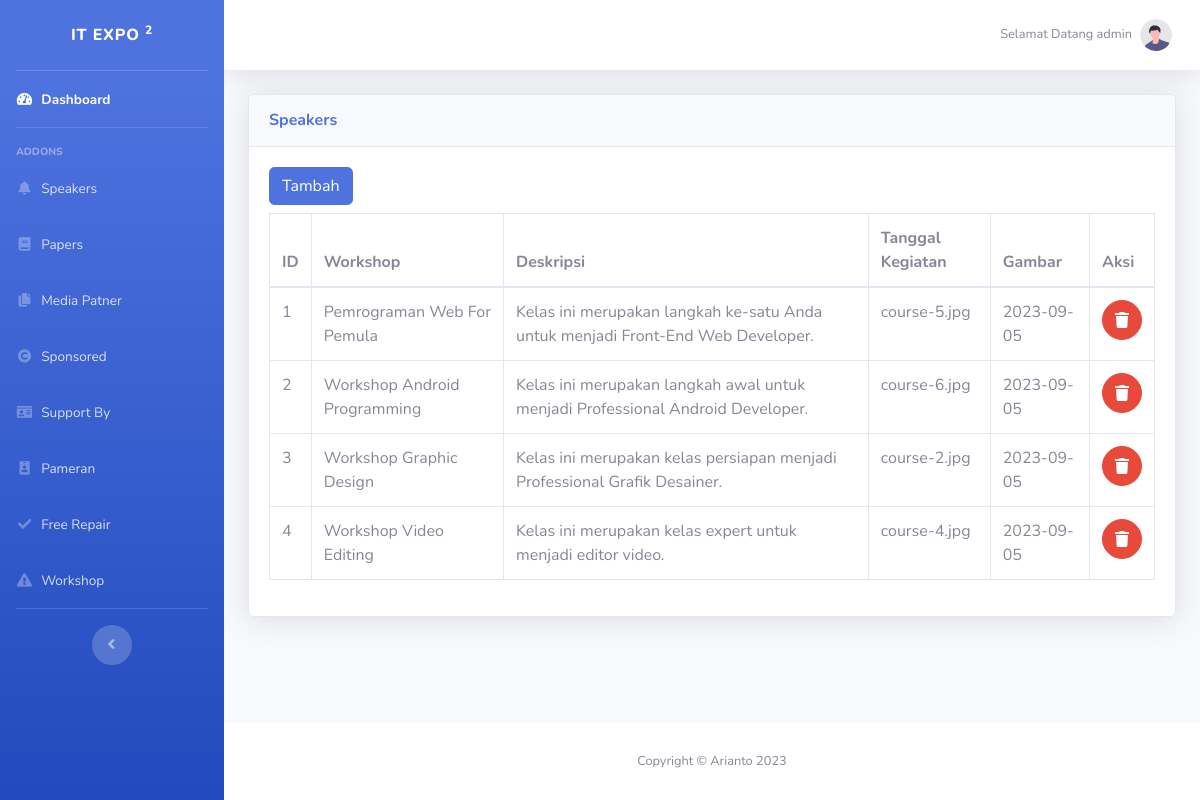
The app's page /admin/workshop.php (signed in) with its own data.
### tables this page shows
CREATE TABLE `workshop` (
  `id` int(11) NOT NULL,
  `nama` varchar(100) NOT NULL,
  `deskripsi` text NOT NULL,
  `gambar` varchar(255) NOT NULL,
  `tanggal` date NOT NULL
);

### admin/workshop.php (the view, shortened to what this page needs)
<?php
include '../koneksi.php';
include './header.php';
$result = mysqli_query($conn, "SELECT * FROM workshop");
?>
<div class="container-fluid">
    <div class="card shadow mb-4">
        <div class="card-header py-3">
            <h6 class="m-0 font-weight-bold text-primary">Speakers</h6>
        </div>
        <div class="card-body">
            <a href="tambah-speaker.php" class="btn btn-primary mb-2">Tambah</a>
            <div class="table-responsive">
                <table class="table table-bordered" id="dataTable" width="100%" cellspacing="0">
                    <thead>
                        <tr>
                            <th>ID</th>
                            <th>Workshop</th>
                            <th>Deskripsi</th>
                            <th>Tanggal Kegiatan</th>
                            <th>Gambar</th>
                            <th>Aksi</th>
                        </tr>
                    </thead>
                    <tbody>
                        <?php $i = 1; ?>
                        <?php while ($w = mysqli_fetch_row($result)) : ?>
                            <tr>
                                <td><?= $i; ?></td>
                                <td><?= $w[1]; ?></td>
                                <td><?= $w[2]; ?></td>
                                <td><?= $w[3]; ?></td>
                                <td><?= $w[4]; ?></td>
                                <td>
                                    <a onclick="return confirm('Yakin dihapus')" href="hapus-speaker.php?id=<?= $s['id']; ?>" class="btn btn-danger btn-circle">
                                        <i class="fas fa-trash"></i>
                                    </a>
                                </td>
                            </tr>
                            <?php $i++; ?>
                        <?php endwhile; ?>
                    </tbody>
                </table>
            </div>
        </div>
    </div>
</div>
<?php include './footer.php'; ?>

### admin/header.php (shortened to what this page needs)
<!DOCTYPE html>
<html lang="en">
<head>
    <link href="vendor/fontawesome-free/css/all.min.css" rel="stylesheet" type="text/css">
    <link href="css/sb-admin-2.min.css" rel="stylesheet">
</head>
<body id="page-top">
    <div id="wrapper">
        <ul class="navbar-nav bg-gradient-primary sidebar sidebar-dark accordion" id="accordionSidebar">
            <a class="sidebar-brand d-flex align-items-center justify-content-center" href="home.php">
                <div class="sidebar-brand-text mx-3">IT Expo <sup>2</sup></div>
            </a>
            <hr class="sidebar-divider my-0">
            <li class="nav-item active">
                <a class="nav-link" href="home.php">
                    <i class="fas fa-fw fa-tachometer-alt"></i>
                    <span>Dashboard</span></a>
            </li>
            <hr class="sidebar-divider">
            <div class="sidebar-heading">
                Addons
            </div>
            <li class="nav-item">
                <a class="nav-link" href="speakers.php">
                    <i class="fas fa-fw fa-bell"></i>
                    <span>Speakers</span></a>
            </li>
            <li class="nav-item">
                <a class="nav-link" href="paper.php">
                    <i class="fas fa-fw fa-book"></i>
                    <span>Papers</span></a>
            </li>
            <li class="nav-item">
                <a class="nav-link" href="patner.php">
                    <i class="fas fa-fw fa-copy"></i>
                    <span>Media Patner</span></a>
            </li>
            <li class="nav-item">
                <a class="nav-link" href="sponsor.php">
                    <i class="fas fa-fw fa-copyright"></i>
                    <span>Sponsored</span></a>
            </li>
            <li class="nav-item">
                <a class="nav-link" href="support.php">
                    <i class="fas fa-fw fa-id-card"></i>
                    <span>Support By</span></a>
            </li>
            <li class="nav-item">
                <a class="nav-link" href="pameran.php">
                    <i class="fas fa-fw fa-id-badge"></i>
                    <span>Pameran</span></a>
            </li>
            <li class="nav-item">
                <a class="nav-link" href="repair.php">
                    <i class="fas fa-fw fa-check"></i>
                    <span>Free Repair</span></a>
            </li>
            <li class="nav-item">
                <a class="nav-link" href="workshop.php">
                    <i class="fas fa-fw fa-exclamation-triangle"></i>
                    <span>Workshop</span></a>
            </li>
            <hr class="sidebar-divider d-none d-md-block">
            <div class="text-center d-none d-md-inline">
                <button class="rounded-circle border-0" id="sidebarToggle"></button>
            </div>
        </ul>
        <div id="content-wrapper" class="d-flex flex-column">
            <div id="content">
                <nav class="navbar navbar-expand navbar-light bg-white topbar mb-4 static-top shadow">
                    <ul class="navbar-nav ml-auto">
                        <li class="nav-item dropdown no-arrow">
                            <a class="nav-link dropdown-toggle" href="#" id="userDropdown" role="button" data-toggle="dropdown" aria-haspopup="true" aria-expanded="false">
                                <span class="mr-2 d-none d-lg-inline text-gray-600 small">Selamat Datang <?= $_SESSION['username']; ?></span>
                                <img class="img-profile rounded-circle" src="img/undraw_profile.svg">
                            </a>
                        </li>
                    </ul>
                </nav>

### admin/footer.php (shortened to what this page needs)
</div>
<footer class="sticky-footer bg-white">
    <div class="container my-auto">
        <div class="copyright text-center my-auto">
            <span>Copyright &copy; Arianto 2023</span>
        </div>
    </div>
</footer>
</div>
</div>
</body>
</html>

### records on screen
workshop: nama "Pemrograman Web For Pemula", deskripsi "Kelas ini merupakan langkah ke-satu Anda untuk menjadi Front-End Web Developer.", gambar "course-5.jpg", tanggal "2023-09-05"
workshop: nama "Workshop Android Programming", deskripsi "Kelas ini merupakan langkah awal untuk menjadi Professional Android Developer.", gambar "course-6.jpg", tanggal "2023-09-05"
workshop: nama "Workshop Graphic Design", deskripsi "Kelas ini merupakan kelas persiapan menjadi Professional Grafik Desainer.", gambar "course-2.jpg", tanggal "2023-09-05"
workshop: nama "Workshop Video Editing", deskripsi "Kelas ini merupakan kelas expert untuk menjadi editor video.", gambar "course-4.jpg", tanggal "2023-09-05"

### other values on screen
$_SESSION['username'] "admin"
